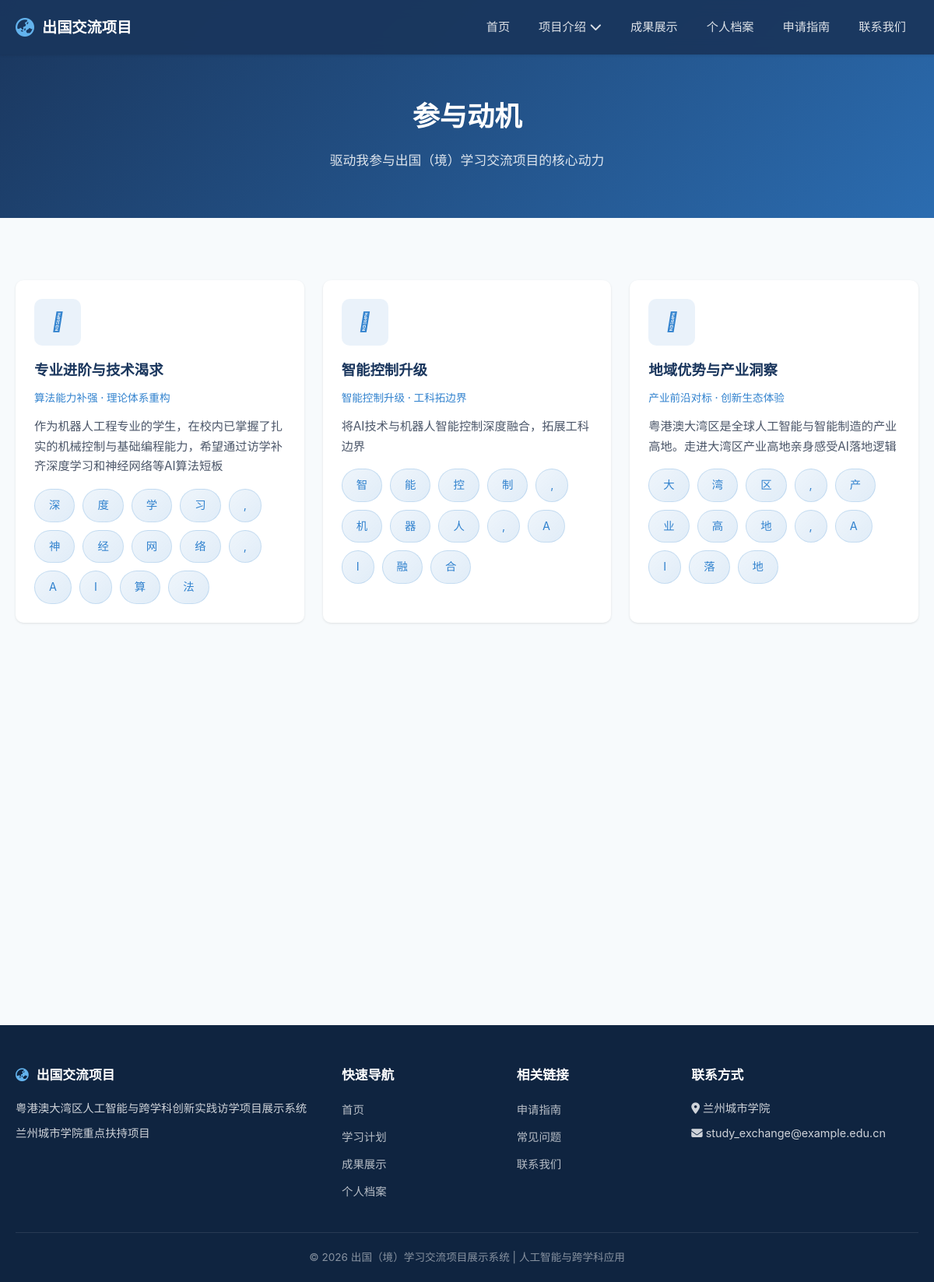
The app's page /project/motivation with its own data.
### app/models/models.py (models this page shows, shortened)
class Motivation(db.Model):
    __tablename__ = 'motivations'
    id = db.Column(db.Integer, primary_key=True)
    title = db.Column(db.String(200), nullable=False, comment='动机标题')
    subtitle = db.Column(db.String(200), comment='副标题')
    description = db.Column(db.Text, comment='动机描述')
    keywords = db.Column(db.String(200), comment='关键词')
    sort_order = db.Column(db.Integer, default=0, comment='排序')
    icon = db.Column(db.String(100), comment='图标标识')
    created_at = db.Column(db.DateTime, default=datetime.now)

### app/routes/project.py (the view)
@project_bp.route('/motivation')
def motivation():
    from app.models.models import Motivation
    motivations = Motivation.query.order_by(Motivation.sort_order).all()
    return render_template('pages/project/motivation.html', motivations=motivations)

### app/templates/pages/project/motivation.html (shortened to what this page needs)
{% extends "base.html" %}
{% block content %}
<div class="page-header">
    <div class="container">
        <h1>参与动机</h1>
        <p>驱动我参与出国（境）学习交流项目的核心动力</p>
    </div>
</div>
<section class="section">
    <div class="container">
        <div class="card-grid">
            {% for motivation in motivations %}
            <div class="card reveal">
                <div class="card-body">
                    {% if motivation.icon %}
                    <div class="card-icon {{ motivation.icon_class|default('blue') }}">
                        <i class="{{ motivation.icon }}"></i>
                    </div>
                    {% endif %}
                    <h3>{{ motivation.title }}</h3>
                    {% if motivation.subtitle %}
                    <p class="card-subtitle">{{ motivation.subtitle }}</p>
                    {% endif %}
                    {% if motivation.description %}
                    <p>{{ motivation.description }}</p>
                    {% endif %}
                    {% if motivation.keywords %}
                    <div class="skill-cloud" style="margin-top: 16px;">
                        {% for keyword in motivation.keywords %}
                        <span class="skill-tag">{{ keyword }}</span>
                        {% endfor %}
                    </div>
                    {% endif %}
                </div>
            </div>
            {% endfor %}
        </div>
    </div>
</section>
{% endblock %}

### app/static/css/style.css (style rules this page uses)
:root { --primary: #1a365d; --primary-light: #2b6cb0; --primary-dark: #0f2440; --accent: #3182ce; --accent-light: #63b3ed; --success: #38a169; --warning: #d69e2e; --danger: #e53e3e; --text-primary: #1a202c; --text-secondary: #4a5568; --text-light: #718096; --bg-primary: #ffffff; --bg-secondary: #f7fafc; --bg-tertiary: #edf2f7; --border-color: #e2e8f0; --shadow-sm: 0 1px 3px rgba(0,0,0,0.1); --shadow-md: 0 4px 12px rgba(0,0,0,0.1); --shadow-lg: 0 10px 30px rgba(0,0,0,0.15); --radius-sm: 6px; --radius-md: 10px; --radius-lg: 16px; --transition: all 0.3s ease; --max-width: 1200px; }
*, *::before, *::after { margin: 0; padding: 0; box-sizing: border-box; }
html { scroll-behavior: smooth; font-size: 16px; }
body { font-family: 'Noto Sans SC', -apple-system, BlinkMacSystemFont, 'Segoe UI', sans-serif; color: var(--text-primary); background-color: var(--bg-secondary); line-height: 1.7; -webkit-font-smoothing: antialiased; }
.container { max-width: var(--max-width); margin: 0 auto; padding: 0 20px; }
.section { padding: 80px 0; }
.card-grid { display: grid; grid-template-columns: repeat(auto-fill, minmax(320px, 1fr)); gap: 24px; }
.card { background: var(--bg-primary); border-radius: var(--radius-md); box-shadow: var(--shadow-sm); overflow: hidden; transition: var(--transition); }
.card-icon { width: 60px; height: 60px; border-radius: var(--radius-md); display: flex; align-items: center; justify-content: center; font-size: 1.5rem; margin-bottom: 16px; }
.card-icon.blue { background: rgba(49, 130, 206, 0.1); color: var(--accent); }
.card-body { padding: 24px; }
.card-body h3 { font-size: 1.15rem; color: var(--primary); margin-bottom: 8px; }
.card-body .card-subtitle { font-size: 0.85rem; color: var(--accent); margin-bottom: 12px; font-weight: 500; }
.card-body p { color: var(--text-secondary); font-size: 0.95rem; line-height: 1.7; }
.page-header { background: linear-gradient(135deg, var(--primary) 0%, var(--primary-light) 100%); color: #fff; padding: 120px 20px 60px; text-align: center; }
.page-header h1 { font-size: 2.2rem; font-weight: 700; margin-bottom: 12px; }
.page-header p { font-size: 1.05rem; opacity: 0.85; }
.skill-cloud { display: flex; flex-wrap: wrap; gap: 10px; margin-top: 16px; }
.skill-tag { padding: 8px 18px; background: linear-gradient(135deg, rgba(49, 130, 206, 0.08), rgba(49, 130, 206, 0.15)); border: 1px solid rgba(49, 130, 206, 0.2); border-radius: 50px; font-size: 0.9rem; color: var(--accent); transition: var(--transition); }
.reveal { opacity: 0; transform: translateY(30px); transition: opacity 0.6s ease, transform 0.6s ease; }
.reveal.visible { opacity: 1; transform: translateY(0); }

### records on screen
Motivation: title "专业进阶与技术渴求", subtitle "算法能力补强 · 理论体系重构", description "作为机器人工程专业的学生，在校内已掌握了扎实的机械控制与基础编程能力，希望通过访学补齐深度学习和神经网络等AI算法短板", keywords "深" "度" "学" "习" "," "神" "经" "网" "络" "," "A" "I" "算" "法"
Motivation: title "智能控制升级", subtitle "智能控制升级 · 工科拓边界", description "将AI技术与机器人智能控制深度融合，拓展工科边界", keywords "智" "能" "控" "制" "," "机" "器" "人" "," "A" "I" "融" "合"
Motivation: title "地域优势与产业洞察", subtitle "产业前沿对标 · 创新生态体验", description "粤港澳大湾区是全球人工智能与智能制造的产业高地。走进大湾区产业高地亲身感受AI落地逻辑", keywords "大" "湾" "区" "," "产" "业" "高" "地" "," "A" "I" "落" "地"
